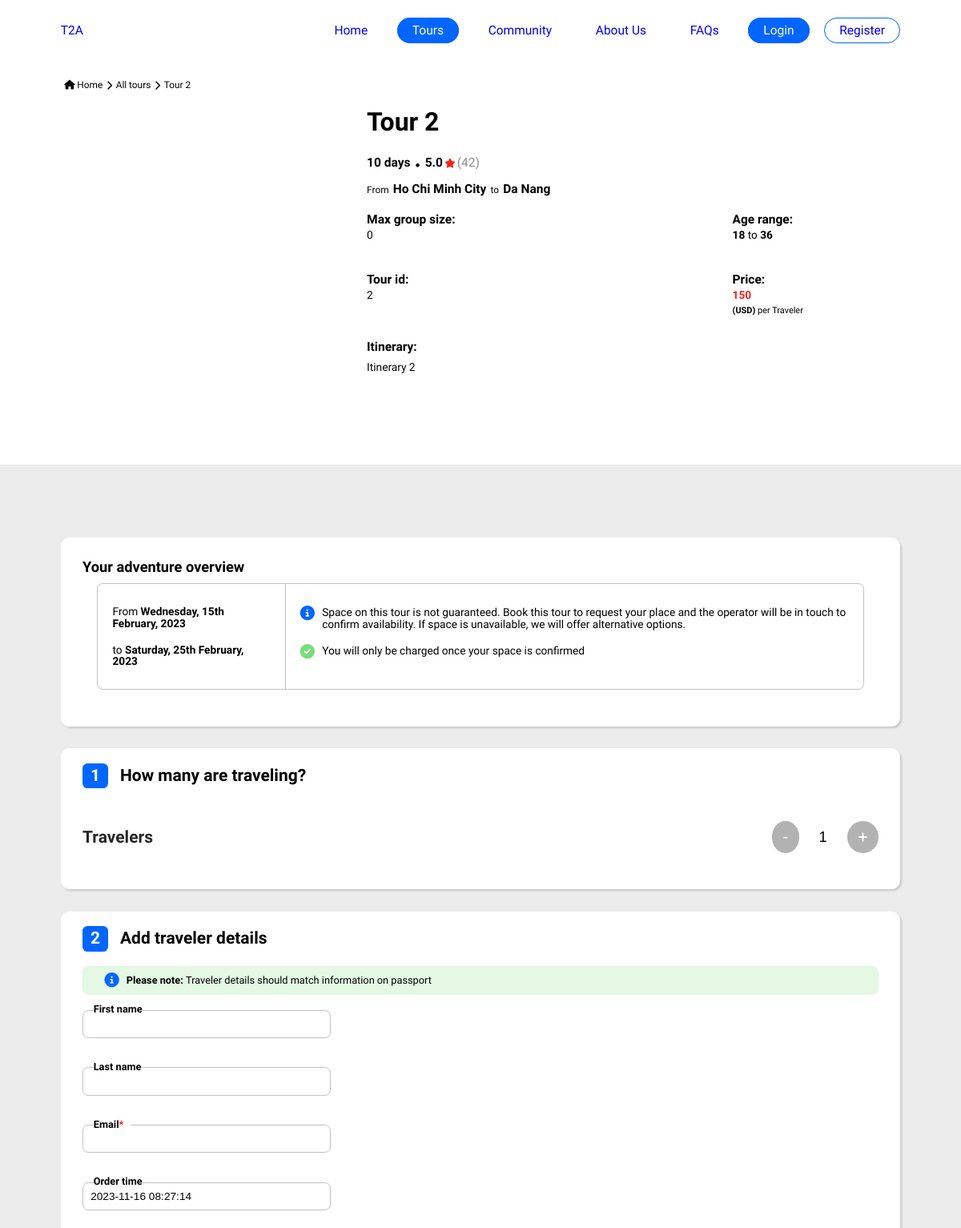
The page /tours/tour.php?id=2 (upper part) on the database as committed earlier.
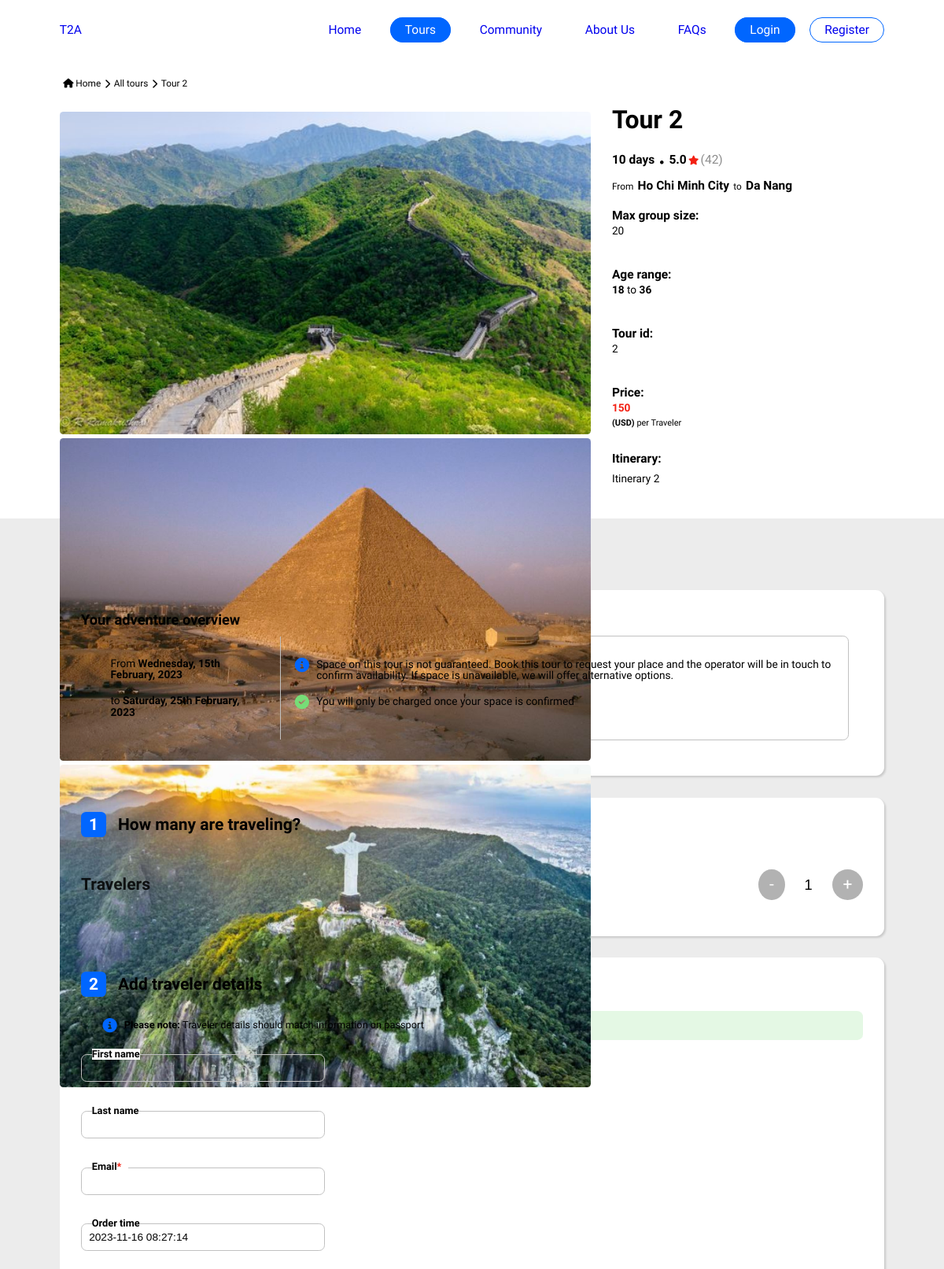
The same page on the database as committed later.
### tables this page shows
CREATE TABLE `tour` (
  `tour_ID` char(11) NOT NULL,
  `tour_name` varchar(255) NOT NULL,
  `tour_price` int(11) NOT NULL,
  `tour_transport` varchar(50) NOT NULL,
  `tour_start` date NOT NULL,
  `tour_end` date NOT NULL,
  `tour_length` varchar(50) NOT NULL,
  `tour_number` tinyint(4) NOT NULL,
  `tour_from` varchar(255) NOT NULL,
  `tour_to` varchar(255) NOT NULL,
  `tour_itinerary` text NOT NULL,
  `supplier_ID` char(11) NOT NULL
);

CREATE TABLE `tour_image` (
  `image_ID` int(11) NOT NULL,
  `image_name` varchar(255) NOT NULL,
  `tour_ID` char(11) NOT NULL
);

### admin/process/query.php (called while the page is built, shortened)
<?php
abstract class Connection {
    protected $connection,
    $host,
    $dbname,
    $username,
    $password;
    public function __construct() {
        $this->host = 'localhost';
        $this->dbname = 'tour_travel_agency';
        $this->username = 'root';
        $this->password = '';
        $this->connection = $this->connect();
    }
    public function connect() {
        try {
            $connection = new PDO("mysql:host=$this->host;dbname=$this->dbname",$this->username, $this->password);
            $connection->setAttribute(PDO::ATTR_DEFAULT_FETCH_MODE, PDO::FETCH_ASSOC);
            return $connection;
        } catch (Exception $e) {
            die($e->getMessage());
        }
    }
    public function prepareSQL($sql) {
        return $this->connection->prepare($sql);
    }
}
class Tour extends Connection {
    public function getEachData($data) {
        $sql = "SELECT * FROM tour WHERE tour_ID = :t_id";
        $select = $this->prepareSQL($sql);
        $select->execute($data);
        return $select->fetchAll();
    }
}
class TourImage extends Connection {
    public function getData($id) {
        $sql = "SELECT * FROM tour_image WHERE tour_ID = $id";
        $select = $this->prepareSQL($sql);
        $select->execute();
        return $select->fetchAll();
    }
}

### tours/tour.php (the view, shortened to what this page needs)
<?php
require_once '../admin/process/query.php';
$tour = new Tour();
$tour_image = new TourImage();
$data = [
    't_id' => $_GET['id']
];
$id = $_GET['id'];
$tour_images = $tour_image->getData($id);
$value = $tour->getEachData($data)['0'];
?>
<!DOCTYPE html>
<html lang="en">
<head>
    <link rel="stylesheet" href="../css/base.css">
    <link rel="stylesheet" href="../css/main.css">
    <link rel="stylesheet" href="https://cdnjs.cloudflare.com/ajax/libs/font-awesome/6.4.2/css/all.min.css">
    <link rel="stylesheet" href="https://cdn.jsdelivr.net/npm/swiper@10/swiper-bundle.min.css"/>
</head>
<body>
    <div class="container__wrap">
        <header class="header grid__row grid__full-width">
            <a href="home.html" class="logo">
                <span class="">T2A</span>
            </a>
            <ul class="nav grid__row">
                <li class="nav-item">
                    <a href="../home.html" class="nav-link" aria-current="page">Home</a>
                </li>
                <li class="nav-item">
                    <a href="../tours.php" class="nav-link active">Tours</a>
                </li>
                <li class="nav-item">
                    <a href="../community.html" class="nav-link">Community</a>
                </li>
                <li class="nav-item">
                    <a href="../about.html" class="nav-link">About Us</a>
                </li>
                <li class="nav-item">
                    <a href="../faqs.html" class="nav-link">FAQs</a>
                </li>
                <?php
                    if(isset($_SESSION['account_role'])) {
                ?>
                    <li class="nav-item">
                        <a href="<?php
                        if($_SESSION['account_role'] > 3) {
                            echo './user.php';
                        } else {
                            echo '../admin/tours.php';
                        }
                        ?>" class="nav-link">
                            <i class="fa-solid fa-circle-user"></i>
                        <span><?php echo $_SESSION['account_username'] ?></span>
                    </a>
                </li>
                <li class="nav-item logout-item grid__row">
                    <a href="../admin/process/logout.php" class="">
                        Logout
                        <i class="fa-solid fa-right-from-bracket"></i>
                    </a>
                </li>
                <?php
                } else {
                ?>
                <li class="nav-item">
                    <a href="../login/login.php" class="button button--main">Login</a>
                </li>
                <li class="nav-item">
                    <a href="../login/register.php" class="button button--return">Register</a>
                </li>
                <?php } ?>
            </ul>
        </header>
    </div>
    <div class="container__wrap container">
        <div class="breadscrumb grid__row">
            <a href="../home.html" class="grid__row">
                <i class="fa-solid fa-house"></i>
                Home
            </a>
            <i class="fa-solid fa-chevron-right"></i>
            <a href="../tours.php">All tours</a>
            <i class="fa-solid fa-chevron-right"></i>
            <span href="./tour.html">
                <?php echo $value['tour_name']?>
            </span>
        </div>
        <div class="detail-tour__hero grid__row">
            <div class="detail-tour__img">
                <div class="swiper">
                    <div class="swiper-wrapper">
                        <?php foreach($tour_images as $tour_image) :?>
                        <div class="img swiper-slide">
                            <img class="" src="./img/<?php echo $tour_image['image_name'] ?>" alt="">
                        </div>
                        <?php endforeach;?>
                    </div>
                </div>
            </div>
            <div class="detail-tour__description">
                <h1><?php echo $value['tour_name']?></h1>
                <span class="detail__tour-length"><?php echo $value['tour_length']?></span>
                <i class="fa-solid fa-circle"></i>
                <span class="detail__tour-rate">5.0</span>
                <i class="fa-solid fa-star"></i>
                <span class="detail__tour-rate-number">(42)</span>
                <div class="start-end">
                    From
                    <span><?php echo $value['tour_from']?></span>
                    to
                    <span><?php echo $value['tour_to']?></span>
                </div>
                <div class="detail__tour-other grid__row">
                    <div class="detail__tour-max">
                        <span>Max group size:</span>
                        <p><?php echo $value['tour_number']?></p>
                    </div>
                    <div class="detail__tour-age">
                        <span>Age range:</span>
                        <p><b>18</b> to <b>36</b></p>
                    </div>
                    <div class="detail__tour-id">
                        <span>Tour id:</span>
                        <p><?php echo $value['tour_ID']?></p>
                    </div>
                    <div class="detail__tour-price">
                        <span>Price:</span>
                        <p id="unit_price" class="money"><?php echo $value['tour_price']?></p>
                        <span><b>(USD)</b> per Traveler</span>
                    </div>
                    <div class="detail__tour-itinerary">
                        <span>Itinerary:</span>
                        <p><?php echo $value['tour_itinerary']?></p>
                    </div>
                </div>
            </div>
        </div>
    </div>
    <div class="tour-input">
        <div class="container__wrap">
            <div class="tour-overview tour-ticket-box">
                <h1>Your adventure overview</h1>
                <div class="overview-tab grid__row">
                    <div class="day-start-end">
                        <?php
                            $tourStart = $value['tour_start'];
                            $tourEnd = $value['tour_end'];
                            $formattedStart = date("l, jS F, Y", strtotime($tourStart));
                            $formattedEnd = date("l, jS F, Y", strtotime($tourEnd));
                        ?>
                        <div class="day-start">From <b><?php echo $formattedStart?></b></div>
                        <div class="day-end">to <b><?php echo $formattedEnd?></b></div>
                    </div>
                    <div class="tour-booking-note">
                        <div class="row-1 grid__row">
                            <i class="fa-solid fa-circle-info"></i>
                            <div class="text">Space on this tour is not guaranteed. Book this tour to request your place and the operator will be in touch to confirm availability. If space is unavailable, we will offer alternative options.</div>
                        </div>
                        <div class="row-2 grid__row">
                            <i class="fa-solid fa-circle-check"></i>
                            <div class="text">You will only be charged once your space is confirmed</div>
                        </div>
                    </div>
                </div>
            </div>
            <form action="" method="post" enctype="multipart/form-data">
                <div class="tour-number-booking tour-ticket-box">
                    <span class="number-count">1</span>
                    <span class="title">How many are traveling?</span>
                    <div class="travelers form-ticket grid__row">
                        <label for="">Travelers</label>
                        <div class="grid__row" style="align-items: center;">
                            <div class="minus">-</div>
                            <input type="text" name="number" id="number" class="num-travelers" value="1" readonly>
                            <div class="plus">+</div>
                        </div>
                    </div>
                </div>
                <div class="tour-detail-booking tour-ticket-box">
                    <span class="number-count">2</span>
                    <span class="title">Add traveler details</span>
                    <div class="detail-note grid__row">
                        <i class="fa-solid fa-circle-info"></i>
                        <span>
                            <b>Please note: </b>
                            Traveler details should match information on passport
                        </span>
                    </div>
                    <div class="grid__row">
                        <div class="detail form-ticket grid__row">
                            <div class="input-detail">
                                <div class="first-name">
                                    <label for="first" class="readonly">First name</label>
                                    <input type="text" name="firstName" readonly id="first" value="<?php
                                    if(isset($role)) {
                                        if($role < 3) {
                                            echo $value['staff_first_name'];
                                        } else if($role == 4) {
                                            echo $value['customer_first_name'];
                                        }
                                    }?>">
                                </div>
                            </div>
                            <div class="input-detail">
                                <div class="last-name">
                                    <label for="last" class="readonly">Last name</label>
                                    <input type="text" readonly name="lastName" id="last" value="<?php
                                    if(isset($role)) {
                                        if($role < 3) {
                                            echo $value['staff_last_name'];
                                        } else if($role == 4) {
                                            echo $value['customer_last_name'];
                                        }
                                    }?>">
                                </div>
                            </div>
                            <div class="input-detail">
                                <div class="email">
                                    <label>Email</label>
                                    <input type="text" name="email" id="email" value="<?php
                                    if(isset($role)) {
                                        if($role < 3) {
                                            echo $value['staff_email'];
                                        } else if($role == 4) {
                                            echo $value['customer_email'];
                                        }
                                    }?>">
                                </div>
                            </div>
                            <div class="input-detail">
                                <div class="time">
                                    <label class="readonly">Order time</label>
                                    <input readonly type="text" name="time" id="time" value="<?php echo date("Y-m-d H:i:s") ?>">
                                </div>
                            </div>
                        </div>
                    </div>
                </div>
            </form>
        </div>
    </div>
</body>
</html>

### css/base.css (style rules this page uses)
:root { --white-color: #fff; --black-color: #000; --text-color: #f2f2f2; --main-color: #0066FF; --red-color: #f32013; --green-color: #77dd77; }
* { box-sizing: inherit; }
body { margin: 0; }
html { font-size: 62.5%; line-height: 1.6rem; font-family: 'Be Vietnam Pro', sans-serif; box-sizing: border-box; }
.grid__full-width { width: 100%; }
.grid__row { display: flex; flex-wrap: wrap; }
.container__wrap { margin-left: 8.3rem; margin-right: 8.3rem; }
.button { border: .2rem solid var(--main-color); border-radius: 1.8rem; transition: background-color ease-in-out .25s; cursor: pointer; }
.button--main { color: var(--white-color) !important; background-color: var(--main-color); }
@media (max-width: 1366px) { html { font-size: 57%; } }

Rows that differ between the two databases and show on the page:
changed tour "Tour 2": tour_number "0" → "20"
added tour_image: image_name (picture)
added tour_image: image_name (picture)
added tour_image: image_name (picture)
